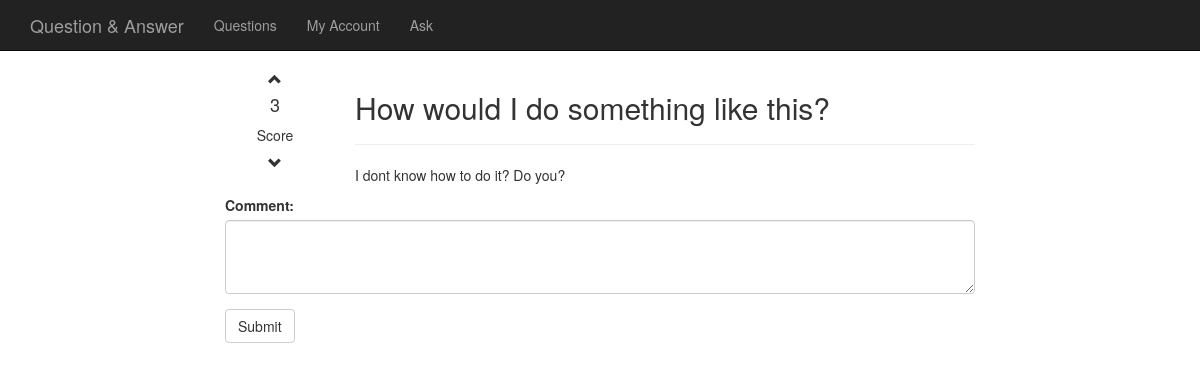
The app's page /questions/4/, older data.
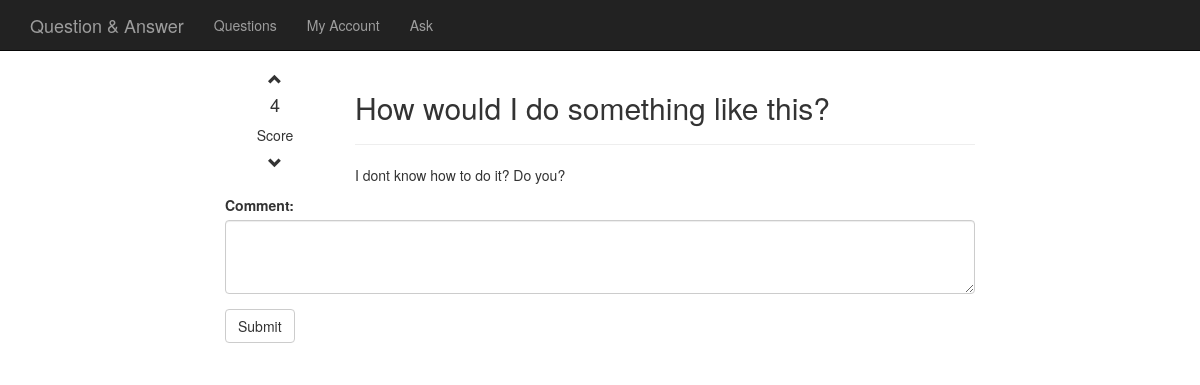
The same page, newer data.
### question_answer/models.py (models this page shows, shortened)
class Question(models.Model):
    question_name = models.CharField(max_length=200)
    question_text = models.CharField(max_length=512)
    score = models.IntegerField(default=0)
    pub_date = models.DateTimeField()
    tags = models.ManyToManyField(Tag)

### question_answer/views.py (the view)
# urls.py: url(r'^(?P<pk>[0-9]+)/$', views.detail, name="detail"),
def detail(request, pk):
    question = get_object_or_404(Question, pk=pk)
    if request.method == "POST":
        answer = Answer()
        answer.answer_text = request.POST["answer_text"]
        answer.pub_date = timezone.now()
        answer.question_id = question.id
        answer.save()
    else:
        pass
    template = loader.get_template("question_answer/question.html")
    context = RequestContext(request, {'question': question,})
    return HttpResponse(template.render(context))

### question_answer/templates/question_answer/question.html (shortened to what this page needs)
{% extends 'question_answer/base.html' %}
{% load staticfiles %}
{% block content %}
<div class="row">
    <div class="col-md-2 text-center">
        <span id="upvote" class="glyphicon glyphicon-chevron-up upvote"></span>
        <h4 id="qScore">{{ question.score }}</h4>
        <p>Score</p>
        <span id="downvote" class="glyphicon glyphicon-chevron-down downvote"></span>
    </div>
    <div class="col-md-10">
        <h2>{{ question.question_name }}</h2>
        <hr>
        <p>{{ question.question_text }}</p>
    </div>
</div>
<form action="{% url 'questions:detail' question.id %}" method="post">
    <div class="form-group">
        <label for="answer_text">Comment:</label>
        <textarea id="answer_text" name='answer_text' class="form-control" rows="3"></textarea>
    </div>
    <button type="submit" class="btn btn-default">Submit</button>
</form>
{% endblock %}

Row changes from the older to the newer data that the page shows:
changed Question "How would I do something like this?": score "3" → "4"
